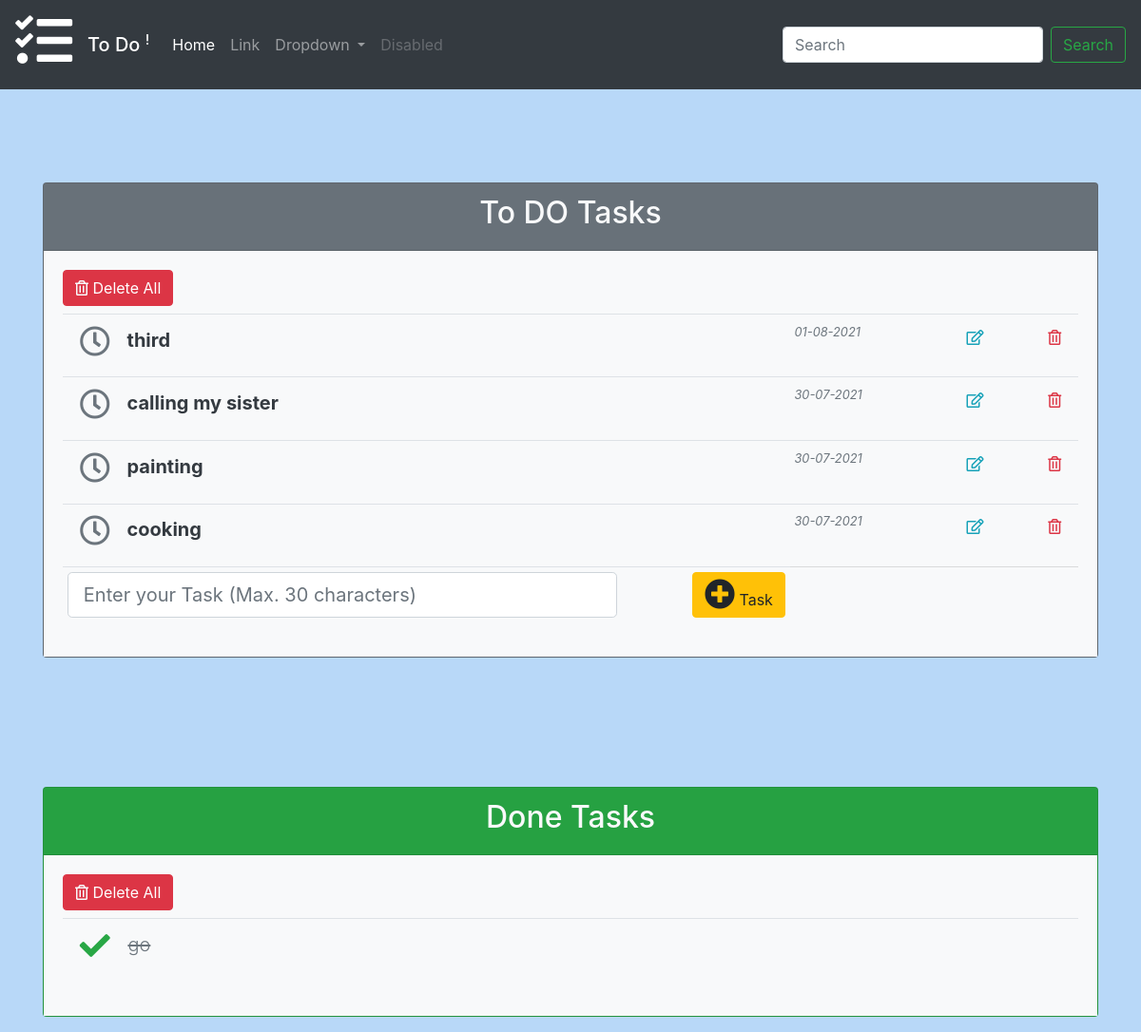
The page / on the database its author committed.
### todo/models.py (models this page shows, shortened)
class Task(models.Model):
    T_name = models.CharField(max_length=30)
    T_status = models.BooleanField(default=False)
    T_published = models.DateTimeField(auto_now_add=True,auto_now=False)
    T_user = models.ForeignKey(User, on_delete=models.CASCADE,related_name='U_tasks')
    class Meta:
        ordering = ('-T_published',)

### todo/views.py (the view)
# urls.py: path('',views.tasks,name='tasks'),
def tasks(request):
    tasks = Task.objects.all()
    if request.method == 'POST':
        form = AddTask(request.POST)
        if 'T_name' in request.POST:
            T_name = request.POST['T_name']
            if T_name:
                if form.is_valid():
                        T_name = form.cleaned_data['T_name']
                        if T_name:
                            newtask= form.save(commit=False)
                            newtask.T_status = False
                            newtask.T_user = request.user
                            newtask= form.save()
            else:
                messages.warning(request, 'please add task.')
                return redirect('todo:tasks')
    else:
        form = AddTask()
    context = {
        'tasks': tasks,
        'tasks_done': tasks.filter(T_status=True),
        'tasks_not_done': tasks.filter(T_status=False),
        'form' : form ,
    }
    return render(request, 'todo/index.html', context)

### todo/forms.py
class AddTask(forms.ModelForm):
    T_name = forms.CharField(max_length=30,label='add task')
    class Meta:
        model= Task
        fields = ('T_name',)

### todo/templates/todo/index.html (shortened to what this page needs)
{% extends 'base.html'  %}
{% load crispy_forms_tags %}
{% block content %}
<br><br><br><br><br><br><br><br>
<div class='container'>
    <div class="card bg-secondary text-dark mb-3">
      <div class="card-header"><h2 class="text-light text-center">To DO Tasks</h2></div>
        <div class="card-body bg-light table-responsive">
              <a class="btn btn-danger btn-small float-left mb-2" href="{% url 'todo:tasks_not_done_delete' %}" role="button"><i class="text-light far fa-trash-alt fa-1x"></i>
                 Delete All
              </a>
            <table class="table table-hover table-sm">
              <tbody>
                {% for task in tasks_not_done %}
                        <tr>
                                {% if task.T_status == False %}
                                    <td>
                                    <h5 class='font-weight-bold'>
                                      <a href="{% url 'todo:change_status' task_id=task.id %}" class="btn" role="button" aria-pressed="true">
                                      <i class="text-secondary far fa-clock fa-2x"></i>
                                      </a>
                                      <span>{{ task.T_name }}</span>
                                    </h5>
                                    <td/>
                                    <td>
                                       <small><span class='text-muted font-italic text-lef'>{{ task.T_published|date:'d-m-Y' }}</span><small>
                                    </td>
                                {% endif %}
                            <td>
                              <a type='submit' href="{% url 'todo:task_edit' task_id=task.id %}"   data-toggle="modal" data-target="#exampleModal"  class='float-right btn'>
                                  <i class="text-info far fa-edit fa-1x"></i>
                              </a>
                            </td>
                            <td>
                              <a href="{% url 'todo:task_delete' task_id=task.id %}" class='float-right btn'>
                                  <i class="text-danger far fa-trash-alt fa-1x"></i>
                              </a>
                            </td>
                        </tr>
                {% endfor %}
                        <tr class="card-footer bg-light">
                          <form method='POST' action="">
                          <td>
                            <input name='T_name' class="form-control form-control-lg" type="text" placeholder="Enter your Task (Max. 30 characters)">
                          </td>
                          <td>
                              <button type="submit" class="btn btn-warning float-right" id="add_task_btn"
                              title="Add a New Task"><i class="fas fa-plus-circle fa-2x"></i> Task</button>
                          </td>
                        </tr>
                </tbody>
            </table>
        </div>
      </div>
<br><br><br><br><br>
    <div class="card bg-success mb-3">
      <div class="card-header"><h2 class="text-light text-center">Done Tasks</h2></div>
        <div class="card-body bg-light table-responsive">
           <a class="btn btn-danger btn-small float-left mb-2" href="{% url 'todo:tasks_done_delete' %}" role="button"><i class="text-light far fa-trash-alt fa-1x"></i>
                 Delete All
              </a>
            <table class="table table-hover table-sm">
              <tbody>
                {% for task in tasks_done %}
                        <tr>
                            <td>
                                {% if task.T_status == False %}
                                    <h5 class='font-weight-bold'>
                                      <a href="{% url 'todo:change_status' task_id=task.id %}" class="btn" role="button" aria-pressed="true">
                                      <i class="text-secondary far fa-clock fa-2x"></i>
                                      </a>
                                      <span>{{ task.T_name }}</span>
                                    </h5>
                                {% else %}
                                    <h5 class='font-weight-light text-muted'>
                                      <a href="{% url 'todo:change_status' task_id=task.id %}" class="btn" role="button" aria-pressed="true">
                                      <i class="text-success fas fa-check fa-2x"></i>
                                      </a>
                                      <span><del> {{ task.T_name }}</del></span>
                                    </h5>
                                {% endif %}
                            </td>
                        </tr>
                {% endfor %}
                </tbody>
            </table>
        </div>
      </div>
</div>
{% endblock content  %}

### static/css/todo/my_style.css (style rules this page uses)
body { background-color: #b8d8f8 !important; }

### rows shown on the page
Task: T_name "third", T_published "01-08-2021"
Task: T_name "calling my sister", T_published "30-07-2021"
Task: T_name "painting", T_published "30-07-2021"
Task: T_name "cooking", T_published "30-07-2021"
Task: T_name "go"
